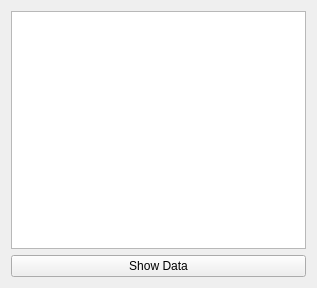
<?xml version="1.0" encoding="UTF-8"?>
<ui version="4.0">
 <class>Widget</class>
 <widget class="QWidget" name="Widget">
  <property name="geometry">
   <rect>
    <x>0</x>
    <y>0</y>
    <width>317</width>
    <height>288</height>
   </rect>
  </property>
  <property name="windowTitle">
   <string>Widget</string>
  </property>
  <layout class="QVBoxLayout" name="verticalLayout">
   <item>
    <widget class="QListView" name="listView"/>
   </item>
   <item>
    <widget class="QPushButton" name="showDataButton">
     <property name="text">
      <string>Show Data</string>
     </property>
    </widget>
   </item>
  </layout>
 </widget>
 <resources/>
 <connections/>
</ui>
